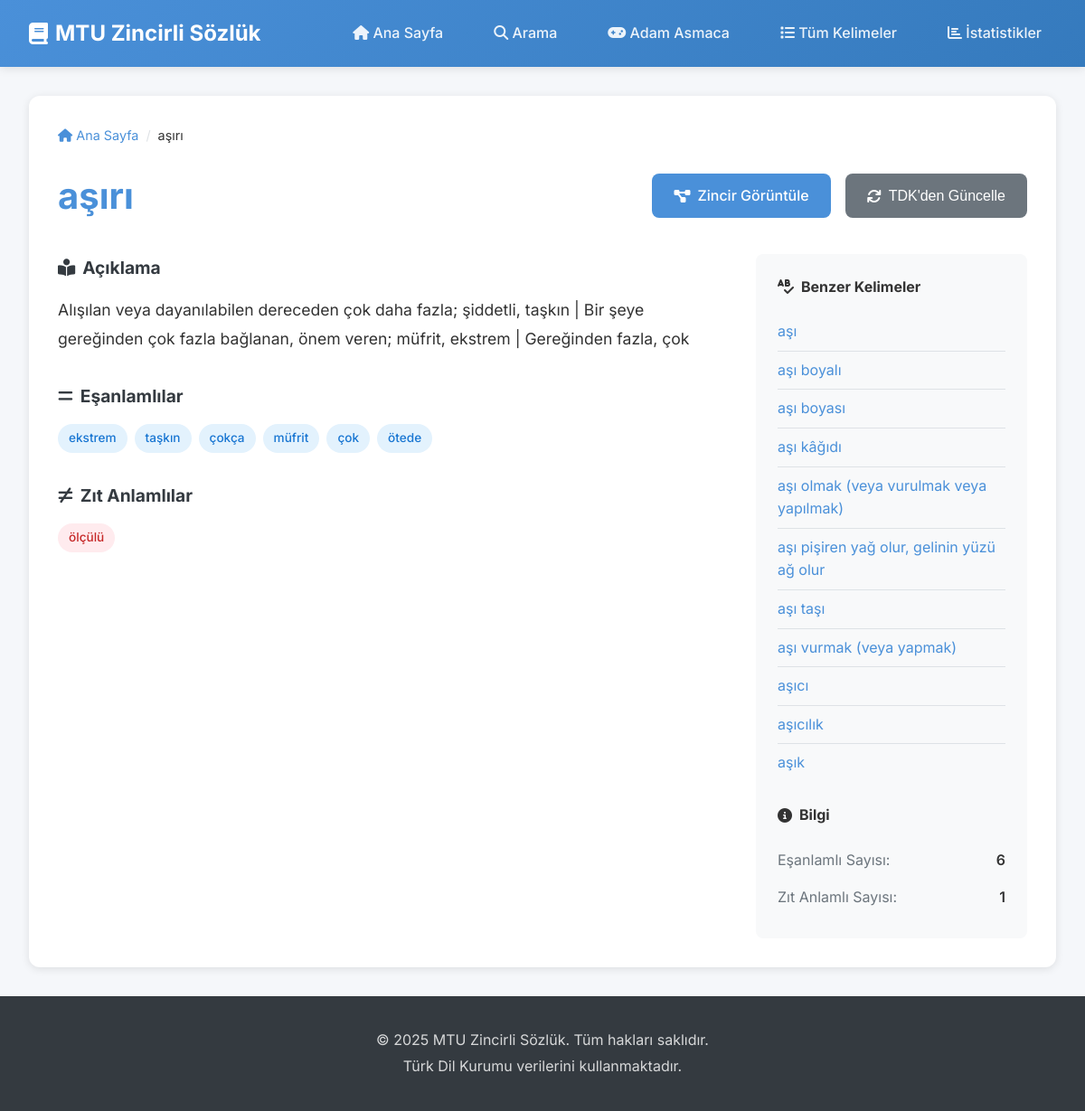
Page /kelime/aşırı on the committed database.
### tables this page shows
CREATE TABLE sozluk (
    kelime TEXT PRIMARY KEY,
    esanlamlar TEXT,
    zitanlamlar TEXT,
    aciklama TEXT,
    ornek TEXT
);

### web_app.py (the view)
@app.route('/kelime/<kelime>')
def kelime_detay(kelime):
    veri = kelime_bul(kelime)
    benzerler = benzer_kelimeler(kelime, 10) if veri else []
    esanlamlar = []
    if veri and veri.get('esanlamlar'):
        esanlamlar = [k.strip() for k in veri['esanlamlar'].split(',') if k.strip()]
    zitanlamlar = []
    if veri and veri.get('zitanlamlar'):
        zitanlamlar = [k.strip() for k in veri['zitanlamlar'].split(',') if k.strip()]
    return render_template('kelime.html',
                         kelime=kelime,
                         veri=veri,
                         benzerler=benzerler,
                         esanlamlar=esanlamlar,
                         zitanlamlar=zitanlamlar)

### web_app.py (called while the page is built)
def get_db_connection():
    conn = sqlite3.connect(DB_DOSYA)
    conn.row_factory = sqlite3.Row
    return conn

def kelime_bul(kelime):
    conn = get_db_connection()
    c = conn.cursor()
    c.execute("SELECT * FROM sozluk WHERE kelime = ?", (kelime,))
    row = c.fetchone()
    conn.close()
    if row:
        return dict(row)
    return None

def benzer_kelimeler(kelime, limit=15):
    conn = get_db_connection()
    c = conn.cursor()
    q = f'{kelime[:3]}%' if kelime and len(kelime) >= 3 else f'{kelime}%' if kelime else '%'
    c.execute("SELECT kelime FROM sozluk WHERE kelime LIKE ? ORDER BY kelime LIMIT ?", (q, limit+1))
    rows = [r[0] for r in c.fetchall() if r[0] != kelime]
    conn.close()
    return rows

### templates/kelime.html (shortened to what this page needs)
{% extends "base.html" %}
{% block content %}
<div class="word-detail-page">
    <div class="breadcrumb">
        <a href="{{ url_for('ana_sayfa') }}"><i class="fas fa-home"></i> Ana Sayfa</a>
        <span class="separator">/</span>
        <span class="current">{{ kelime }}</span>
    </div>
    {% if veri %}
    <div class="word-header">
        <h1 class="word-title">{{ kelime }}</h1>
        <div class="word-actions">
            <a href="{{ url_for('zincir_sayfasi', kelime=kelime) }}" class="btn btn-primary">
                <i class="fas fa-project-diagram"></i> Zincir Görüntüle
            </a>
            <button class="btn btn-secondary" id="tdkBtn" data-kelime="{{ kelime }}">
                <i class="fas fa-sync"></i> TDK'den Güncelle
            </button>
        </div>
    </div>
    <div class="word-content">
        <div class="word-main">
            {% if veri.aciklama %}
            <div class="word-section">
                <h2><i class="fas fa-book-reader"></i> Açıklama</h2>
                <p class="description-text">{{ veri.aciklama }}</p>
            </div>
            {% endif %}
            {% if esanlamlar %}
            <div class="word-section">
                <h2><i class="fas fa-equals"></i> Eşanlamlılar</h2>
                <div class="tags-container">
                    {% for esan in esanlamlar %}
                    <a href="{{ url_for('kelime_detay', kelime=esan) }}" class="tag tag-synonym">{{ esan }}</a>
                    {% endfor %}
                </div>
            </div>
            {% endif %}
            {% if zitanlamlar %}
            <div class="word-section">
                <h2><i class="fas fa-not-equal"></i> Zıt Anlamlılar</h2>
                <div class="tags-container">
                    {% for zit in zitanlamlar %}
                    <a href="{{ url_for('kelime_detay', kelime=zit) }}" class="tag tag-antonym">{{ zit }}</a>
                    {% endfor %}
                </div>
            </div>
            {% endif %}
        </div>
        <div class="word-sidebar">
            {% if benzerler %}
            <div class="sidebar-section">
                <h3><i class="fas fa-spell-check"></i> Benzer Kelimeler</h3>
                <ul class="similar-words-list">
                    {% for benzer in benzerler %}
                    <li><a href="{{ url_for('kelime_detay', kelime=benzer) }}">{{ benzer }}</a></li>
                    {% endfor %}
                </ul>
            </div>
            {% endif %}
            <div class="sidebar-section">
                <h3><i class="fas fa-info-circle"></i> Bilgi</h3>
                <div class="info-item">
                    <span class="info-label">Eşanlamlı Sayısı:</span>
                    <span class="info-value">{{ esanlamlar|length }}</span>
                </div>
                <div class="info-item">
                    <span class="info-label">Zıt Anlamlı Sayısı:</span>
                    <span class="info-value">{{ zitanlamlar|length }}</span>
                </div>
            </div>
        </div>
    </div>
    {% endif %}
</div>
{% endblock %}

### static/css/style.css (style rules this page uses)
:root { --primary-color: #4a90d9; --primary-dark: #357abd; --secondary-color: #6c757d; --success-color: #28a745; --warning-color: #ffc107; --danger-color: #dc3545; --light-color: #f8f9fa; --dark-color: #343a40; --text-color: #333; --text-muted: #6c757d; --border-color: #dee2e6; --shadow: 0 2px 10px rgba(0, 0, 0, 0.1); --shadow-lg: 0 5px 20px rgba(0, 0, 0, 0.15); --radius: 8px; --radius-lg: 12px; --transition: all 0.3s ease; }
* { margin: 0; padding: 0; box-sizing: border-box; }
body { font-family: 'Inter', -apple-system, BlinkMacSystemFont, 'Segoe UI', Roboto, sans-serif; color: var(--text-color); line-height: 1.6; background-color: #f5f7fa; min-height: 100vh; display: flex; flex-direction: column; }
a { color: var(--primary-color); text-decoration: none; transition: var(--transition); }
.btn { display: inline-flex; align-items: center; gap: 0.5rem; padding: 0.75rem 1.5rem; border: none; border-radius: var(--radius); font-size: 1rem; font-weight: 500; cursor: pointer; transition: var(--transition); text-decoration: none; }
.btn-primary { background: var(--primary-color); color: white; }
.btn-secondary { background: var(--secondary-color); color: white; }
.tag { display: inline-block; padding: 0.3rem 0.75rem; border-radius: 20px; font-size: 0.85rem; font-weight: 500; }
.tag-synonym { background: #e3f2fd; color: #1976d2; }
.tag-antonym { background: #ffebee; color: #c62828; }
.tags-container { display: flex; flex-wrap: wrap; gap: 0.5rem; }
.word-detail-page { background: white; border-radius: var(--radius-lg); box-shadow: var(--shadow); padding: 2rem; }
.breadcrumb { display: flex; align-items: center; gap: 0.5rem; margin-bottom: 1.5rem; color: var(--text-muted); font-size: 0.9rem; }
.breadcrumb .separator { color: var(--border-color); }
.breadcrumb .current { color: var(--text-color); }
.word-header { display: flex; justify-content: space-between; align-items: center; margin-bottom: 2rem; flex-wrap: wrap; gap: 1rem; }
.word-title { font-size: 2.5rem; color: var(--primary-color); }
.word-actions { display: flex; gap: 1rem; }
.word-content { display: grid; grid-template-columns: 1fr 300px; gap: 2rem; }
.word-section { margin-bottom: 2rem; }
.word-section h2 { font-size: 1.2rem; margin-bottom: 1rem; color: var(--dark-color); display: flex; align-items: center; gap: 0.5rem; }
.description-text { font-size: 1.1rem; line-height: 1.8; }
.word-sidebar { background: var(--light-color); padding: 1.5rem; border-radius: var(--radius); }
.sidebar-section { margin-bottom: 1.5rem; }
.sidebar-section:last-child { margin-bottom: 0; }
.sidebar-section h3 { font-size: 1rem; margin-bottom: 1rem; display: flex; align-items: center; gap: 0.5rem; }
.similar-words-list { list-style: none; }
.similar-words-list li { padding: 0.5rem 0; border-bottom: 1px solid var(--border-color); }
.similar-words-list li:last-child { border-bottom: none; }
.info-item { display: flex; justify-content: space-between; padding: 0.5rem 0; }
.info-label { color: var(--text-muted); }
.info-value { font-weight: 600; }

### rows in the picture
sozluk: kelime "aşırı", aciklama "Alışılan veya dayanılabilen dereceden çok daha fazla; şiddetli, taşkın | Bir şeye gereğinden çok fazla bağlanan, önem veren; müfrit, ekstrem | Gereğinden fazla, çok", zitanlamlar "ölçülü"
sozluk: kelime "aşı"
sozluk: kelime "aşık"

### other values in the picture
{{ esan }} "ekstrem" "taşkın" "çokça" "müfrit" "çok" "ötede"
{{ benzer }} "aşı boyalı" "aşı boyası" "aşı kâğıdı" "aşı olmak (veya vurulmak veya yapılmak)" "aşı pişiren yağ olur, gelinin yüzü ağ olur" "aşı taşı" "aşı vurmak (veya yapmak)" "aşıcı" "aşıcılık"
{{ esanlamlar|length }} "6"
{{ zitanlamlar|length }} "1"
